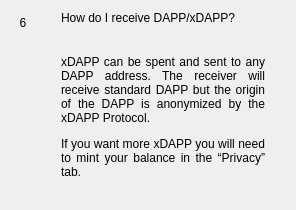
                  <widget class="QWidget" name="widgetFaq6" native="true">
                   <layout class="QHBoxLayout" name="horizontalpage_6" stretch="0,1">
                    <item alignment="Qt::AlignTop">
                     <widget class="QLabel" name="labelNumber6">
                      <property name="minimumSize">
                       <size>
                        <width>24</width>
                        <height>24</height>
                       </size>
                      </property>
                      <property name="maximumSize">
                       <size>
                        <width>16777215</width>
                        <height>24</height>
                       </size>
                      </property>
                      <property name="text">
                       <string>6</string>
                      </property>
                      <property name="alignment">
                       <set>Qt::AlignCenter</set>
                      </property>
                     </widget>
                    </item>
                    <item>
                     <layout class="QVBoxLayout" name="verticalLayoutpage_6">
                      <property name="spacing">
                       <number>0</number>
                      </property>
                      <property name="leftMargin">
                       <number>20</number>
                      </property>
                      <property name="rightMargin">
                       <number>20</number>
                      </property>
                      <item>
                       <widget class="QLabel" name="labelSubtitle6">
                        <property name="text">
                         <string>How do I receive DAPP/xDAPP?</string>
                        </property>
                        <property name="wordWrap">
                         <bool>true</bool>
                        </property>
                       </widget>
                      </item>
                      <item>
                       <spacer name="verticalSpacer_60">
                        <property name="orientation">
                         <enum>Qt::Vertical</enum>
                        </property>
                        <property name="sizeType">
                         <enum>QSizePolicy::Fixed</enum>
                        </property>
                        <property name="sizeHint" stdset="0">
                         <size>
                          <width>20</width>
                          <height>30</height>
                         </size>
                        </property>
                       </spacer>
                      </item>
                      <item>
                       <widget class="QLabel" name="labelContent6">
                        <property name="text">
                         <string>
                           &lt;html&gt;&lt;head/&gt;&lt;body&gt;&lt;p align=&quot;justify&quot;&gt;
                           xDAPP can be spent and sent to any DAPP address. The receiver will
                           receive standard DAPP but the origin of the DAPP is anonymized by the xDAPP Protocol.
                           &lt;/p&gt;&lt;p align=&quot;justify&quot;&gt;
                           If you want more xDAPP you will need to mint your balance in the “Privacy” tab.
                           &lt;/p&gt;&lt;/body&gt;&lt;/html&gt;
                         </string>
                        </property>
                        <property name="alignment">
                         <set>Qt::AlignLeading|Qt::AlignLeft|Qt::AlignTop</set>
                        </property>
                        <property name="wordWrap">
                         <bool>true</bool>
                        </property>
                       </widget>
                      </item>
                      <item>
                       <spacer name="verticalSpacer_61">
                        <property name="orientation">
                         <enum>Qt::Vertical</enum>
                        </property>
                        <property name="sizeHint" stdset="0">
                         <size>
                          <width>20</width>
                          <height>20</height>
                         </size>
                        </property>
                       </spacer>
                      </item>
                     </layout>
                    </item>
                   </layout>
                  </widget>
